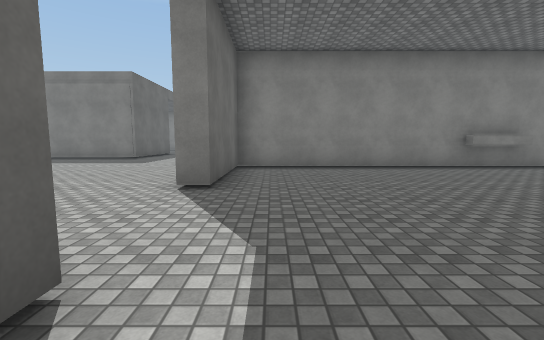
[1] (above)

18 first-person views from a walk through a 3-D level made in the Unity game engine. The camera is 1.4 m above the floor, tilts 6° down and sees 90° across. The floor is counted in squares, 2 m on a side. Each view is taken from the middle of a square. On the plan, view 1 faces up. The plan holds only what a view shows up to about 9 squares ahead; the rest is blank. The place goes on beyond the plan. Surface patterns are stand-ins for the level's own textures.

[2]
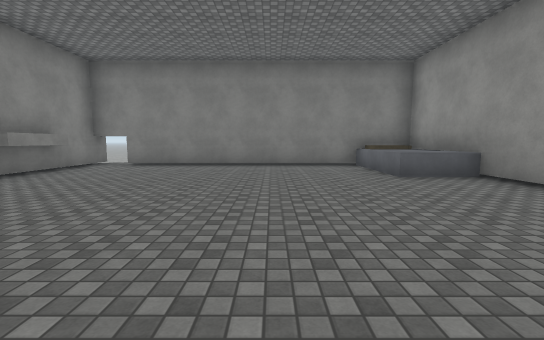

[3]
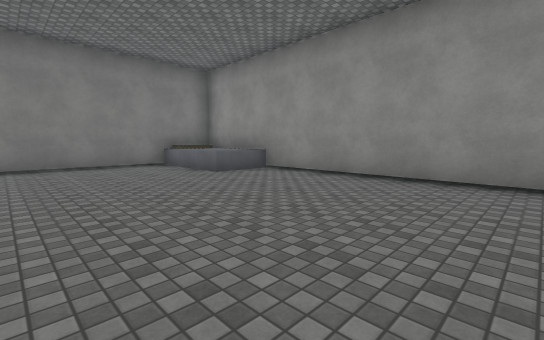

[4]
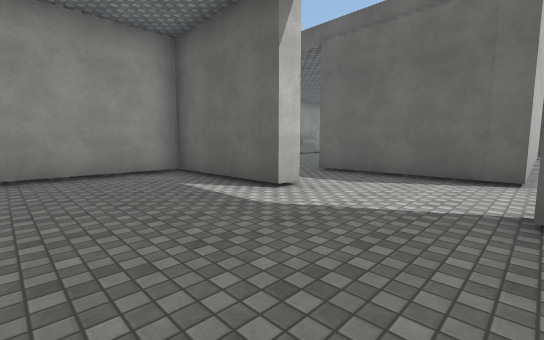

[5]
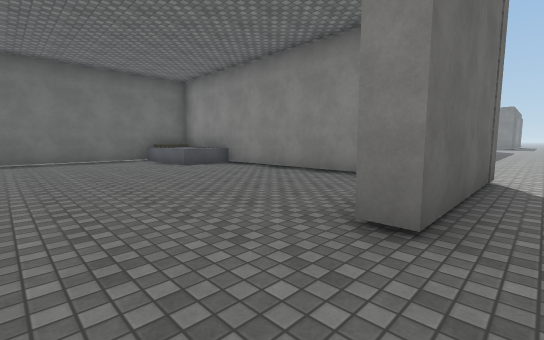

[6]
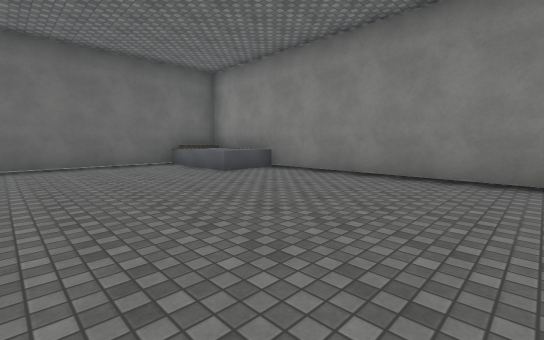

[7]
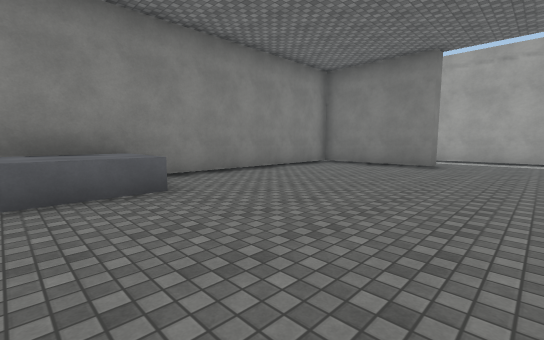

[8]
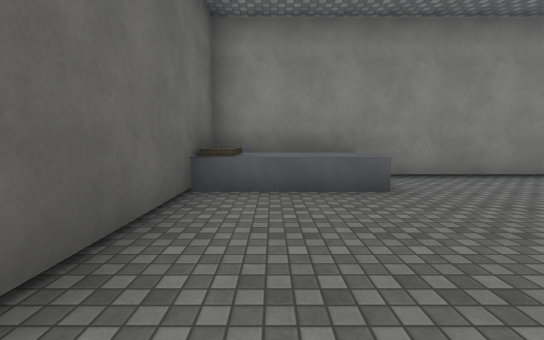

[9]
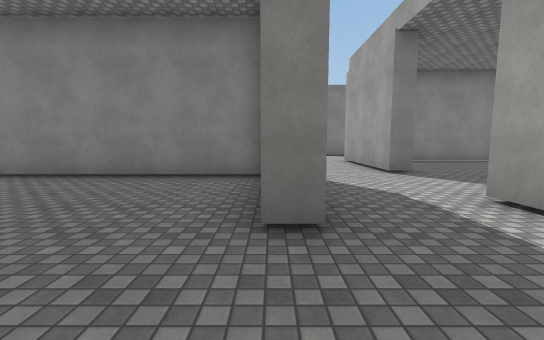

[10]
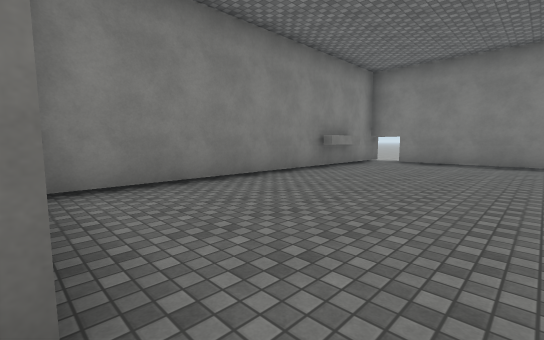

[11]
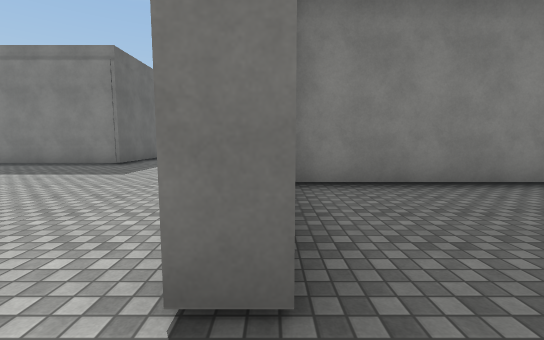

[12]
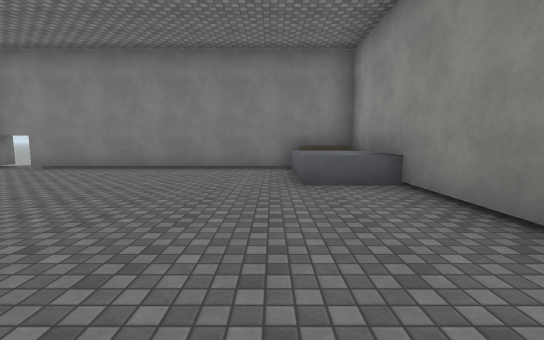

[13]
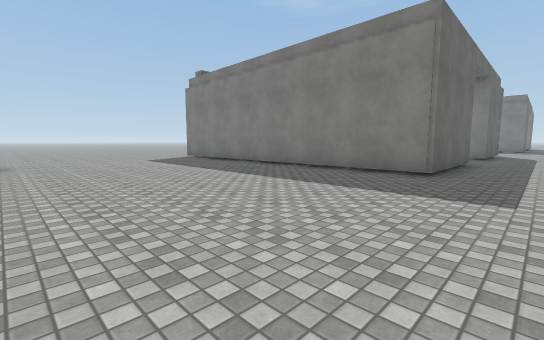

[14]
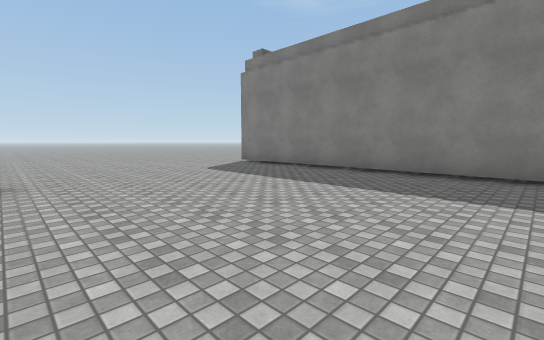

[15]
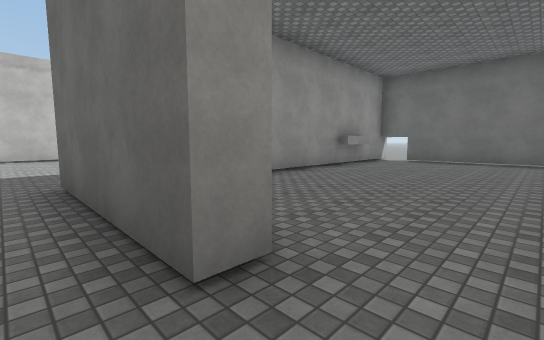

[16]
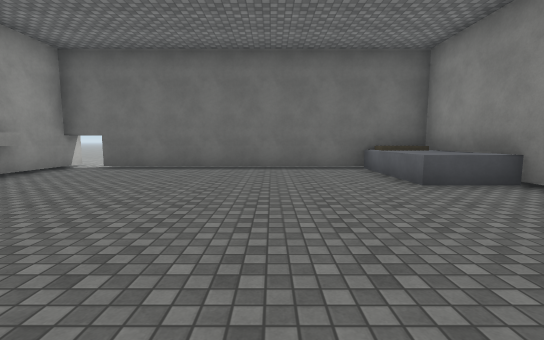

[17]
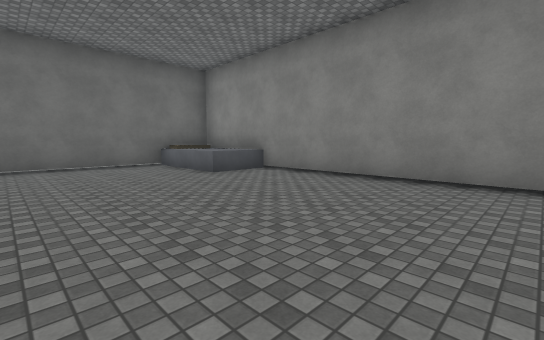

[18]
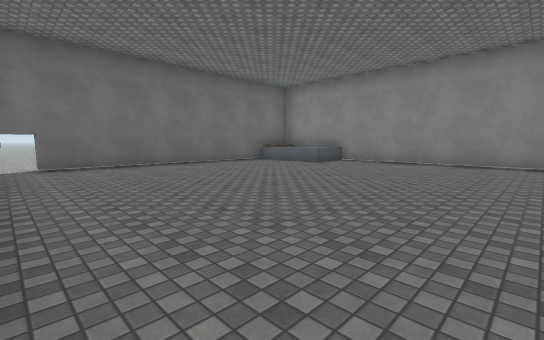

### Floor plan
Points are (right, up) in squares from view 1. A wall is a line through its corners. A room is listed if a view was taken in it or the views show most of it. See-through windows are left out.
Room 1 (views 1, 2, 3, 4, 10, 11, 12)
walls: (-1.4, 1.2) (-1, 1.2) (-1, -2.1) (8.1, -2.1) (8.1, 6.4); (6.6, 6.9) (5, 6.9); (7.5, -1.9) (7.5, -0.7); (8.8, 7.3) (-1, 7.3) (-1, 4) (-1.4, 4)
low walls: (5.3, -2.1) (5.3, -0.5) (8.1, -0.5)
ways out: gap at (8, 6) to room 3; opening at (-1, 2.5) to room 5
Room 2 (views 5, 6, 7, 8, 9)
walls: (-3.6, 1.6) (-3.6, 0.1) (-4.1, 0.1) (-4.1, 2.9); (-4.1, 3.3) (-13.1, 3.3) (-13.1, -2.1); (-1.4, -2.1) (-1.4, 1.2); (-12.6, 3.1) (-12.6, 2)
low walls: (-10.3, 3.4) (-10.3, 1.8) (-13.1, 1.8)
ways out: opening at (-2.5, 1) to room 5
Room 3 (views 13, 14, 15)
walls: (-6.1, 14.9) (-5.6, 14.9) (-5.6, 11.1) (-14.8, 11.1); (-10.4, 3.8) (-3.6, 3.8); (-15.1, 12.6) (-15.6, 12.6); (-15.8, 11.6) (-14.6, 11.6); (-1.4, 4) (-1.4, 7.1)
ways out: gap at (8, 6) to room 1; opening at (-15, 12) to room 4; opening at (-6, 16) to room 4; opening at (-2.5, 4) to room 5
Room 4 (views 16, 17, 18)
walls: (-13.6, 12) (-12, 12); (-6.9, 21) (-15.1, 21) (-15.1, 12.6); (-14.6, 11.6) (-9.4, 11.6); (-14.5, 20.8) (-14.5, 19.6)
low walls: (-12.3, 21) (-12.3, 19.4) (-15.1, 19.4)
ways out: opening at (-15, 12) to room 3; opening at (-6, 16) to room 3
Room 5 (no view inside)
walls: (-3.6, 3.8) (-3.6, 1.6)
ways out: opening at (-1, 2.5) to room 1; opening at (-2.5, 1) to room 2; opening at (-2.5, 4) to room 3

Where each view was taken, in squares from view 1:
view 1: 0 up, 0 right, facing up
view 2: 2 up, 0 right, facing right
view 3: 3 up, 0 right, facing down-right
view 4: 4 up, 2 right, facing down-left
view 5: 2 down, 3 left, facing up-left
view 6: 2 down, 5 left, facing up-left
view 7: 2 down, 12 left, facing up-right
view 8: 2 down, 12 left, facing up
view 9: 2 down, 4 left, facing up
view 10: 3 up, 1 left, facing up-right
view 11: 3 up, 1 left, facing up
view 12: 0 up, 1 right, facing right
view 13: 5 up, 4 left, facing up-left
view 14: 5 up, 8 left, facing up-left
view 15: 16 up, 5 left, facing down-left
view 16: 17 up, 8 left, facing left
view 17: 16 up, 7 left, facing up-left
view 18: 12 up, 7 left, facing up-left
